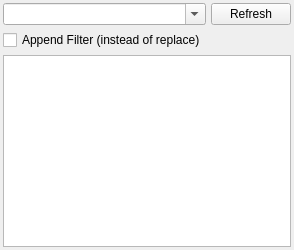
       <widget class="QWidget" name="tabPFilter">
        <attribute name="title">
         <string>Filter</string>
        </attribute>
        <layout class="QGridLayout" name="gridLayout_2">
         <property name="leftMargin">
          <number>3</number>
         </property>
         <property name="topMargin">
          <number>3</number>
         </property>
         <property name="rightMargin">
          <number>3</number>
         </property>
         <property name="bottomMargin">
          <number>3</number>
         </property>
         <property name="spacing">
          <number>5</number>
         </property>
         <item row="0" column="0">
          <widget class="QComboBox" name="comboBoxFilterSelection">
           <property name="toolTip">
            <string>Multifilter List</string>
           </property>
           <property name="editable">
            <bool>true</bool>
           </property>
           <property name="maxVisibleItems">
            <number>30</number>
           </property>
          </widget>
         </item>
         <item row="0" column="1">
          <widget class="QPushButton" name="pushButtonDefaultFilterUpdateCache">
           <property name="sizePolicy">
            <sizepolicy hsizetype="Fixed" vsizetype="Fixed">
             <horstretch>0</horstretch>
             <verstretch>0</verstretch>
            </sizepolicy>
           </property>
           <property name="maximumSize">
            <size>
             <width>100</width>
             <height>16777215</height>
            </size>
           </property>
           <property name="toolTip">
            <string>Refresh Multifilter Index</string>
           </property>
           <property name="text">
            <string>Refresh</string>
           </property>
          </widget>
         </item>
         <item row="1" column="0">
          <widget class="QCheckBox" name="checkBoxAppendDefaultFilter">
           <property name="enabled">
            <bool>true</bool>
           </property>
           <property name="text">
            <string>Append Filter (instead of replace)</string>
           </property>
          </widget>
         </item>
         <item row="2" column="0" colspan="2">
          <widget class="FilterTreeWidget" name="filterWidget">
           <property name="sizePolicy">
            <sizepolicy hsizetype="Preferred" vsizetype="Expanding">
             <horstretch>0</horstretch>
             <verstretch>0</verstretch>
            </sizepolicy>
           </property>
           <property name="contextMenuPolicy">
            <enum>Qt::CustomContextMenu</enum>
           </property>
           <property name="acceptDrops">
            <bool>true</bool>
           </property>
           <property name="dragEnabled">
            <bool>true</bool>
           </property>
           <property name="dragDropMode">
            <enum>QAbstractItemView::InternalMove</enum>
           </property>
           <property name="defaultDropAction">
            <enum>Qt::MoveAction</enum>
           </property>
           <property name="selectionMode">
            <enum>QAbstractItemView::ExtendedSelection</enum>
           </property>
           <property name="rootIsDecorated">
            <bool>false</bool>
           </property>
           <property name="itemsExpandable">
            <bool>false</bool>
           </property>
           <property name="headerHidden">
            <bool>true</bool>
           </property>
           <property name="expandsOnDoubleClick">
            <bool>false</bool>
           </property>
           <attribute name="headerVisible">
            <bool>false</bool>
           </attribute>
           <attribute name="headerCascadingSectionResizes">
            <bool>false</bool>
           </attribute>
           <attribute name="headerMinimumSectionSize">
            <number>26</number>
           </attribute>
           <attribute name="headerDefaultSectionSize">
            <number>26</number>
           </attribute>
           <column>
            <property name="text">
             <string>Active</string>
            </property>
            <property name="textAlignment">
             <set>AlignLeading|AlignVCenter</set>
            </property>
           </column>
           <column>
            <property name="text">
             <string>Configuration</string>
            </property>
           </column>
          </widget>
         </item>
        </layout>
       </widget>
